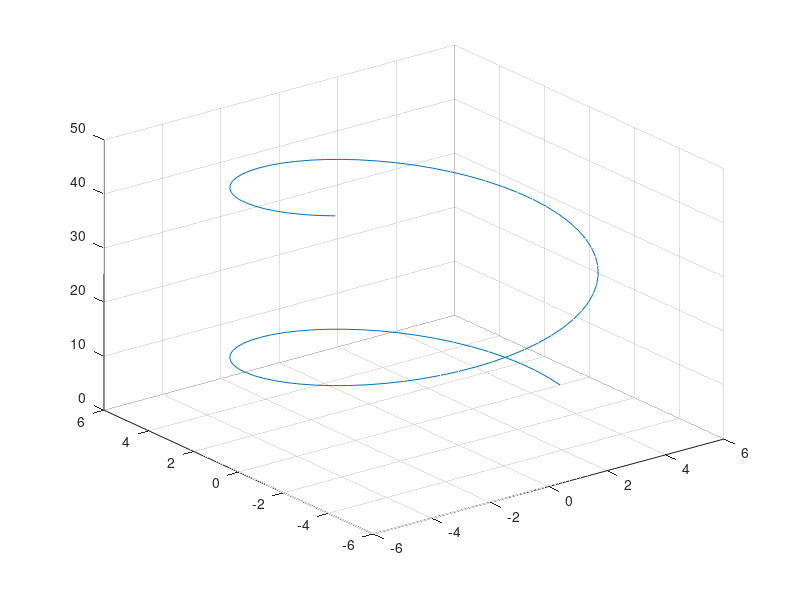

MATLAB code to generate this figure:
clc 
clear


r = 5;
c = 5;

h = .1; %time step
l = 10; %lenth of simulation seconds
ti = 0 % initial time


for i = 1:(l-ti)/h  
    
    t = (i-1)*h;
    
    x = r*cos(t);
    y = r*sin(t);
    z = c*t;
  
    A(i,1) = x;
    A(i,2) = y;
    A(i,3) = z;
    A(i,4) = t;
end

figure (7)
plot3( A(:,1), A(:,2), A(:,3))
grid on